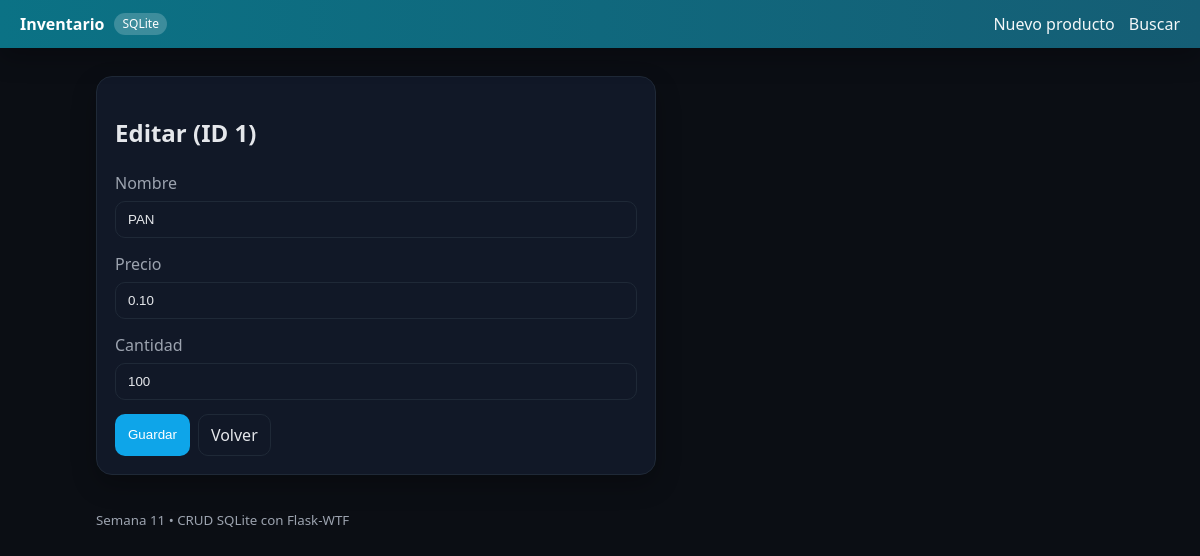
Screenshot of /editar/1/ with the database file from the repository.
### tables this page shows
CREATE TABLE productos(
            id INTEGER PRIMARY KEY AUTOINCREMENT,
            nombre TEXT NOT NULL,
            cantidad INTEGER NOT NULL CHECK(cantidad>=0),
            precio REAL NOT NULL CHECK(precio>=0)
        );

### app.py (the view, shortened to what this page needs)
@app.route("/editar/<int:pid>/", methods=["GET", "POST"])
def editar(pid: int):
    with get_conn() as conn:
        row = conn.execute("SELECT * FROM productos WHERE id=?", (pid,)).fetchone()
    if row is None:
        flash("Producto no encontrado.", "warning")
        return redirect(url_for("home"))
    form = ProductoForm()
    if request.method == "GET":
        form.nombre.data = row["nombre"]
        form.precio.data = row["precio"]
        form.cantidad.data = row["cantidad"]
    return render_template("product_form.html", form=form, titulo=f"Editar (ID {pid})")

### app.py
class ProductoForm(FlaskForm):
    nombre   = StringField("Nombre",   validators=[DataRequired(), Length(min=2, max=80)])
    precio   = DecimalField("Precio",  places=2, validators=[DataRequired(), NumberRange(min=0)])
    cantidad = IntegerField("Cantidad", validators=[DataRequired(), NumberRange(min=0)])
    enviar   = SubmitField("Guardar")

### app.py (called while the page is built)
def get_conn():
    conn = sqlite3.connect(DB_PATH)
    conn.row_factory = sqlite3.Row
    return conn

### templates/product_form.html (shortened to what this page needs)
{% extends "base.html" %}
{% block content %}
<section class="card card--form">
  <h2>{{ titulo }}</h2>
  <form method="POST" class="form">
    <div class="field">
      <label>{{ form.nombre.label }}</label>
      {{ form.nombre(class_="input") }}
    </div>
    <div class="field">
      <label>{{ form.precio.label }}</label>
      {{ form.precio(class_="input") }}
    </div>
    <div class="field">
      <label>{{ form.cantidad.label }}</label>
      {{ form.cantidad(class_="input") }}
    </div>
    <div style="display:flex; gap:8px">
      {{ form.enviar(class_="btn btn-primary") }}
      <a class="btn" href="{{ url_for('home') }}">Volver</a>
    </div>
  </form>
</section>
{% endblock %}

### static/styles.css (style rules this page uses)
:root { --bg:#0b0e14; --surface:#111827; --text:#e5e7eb; --muted:#9ca3af; --primary:#0ea5e9; --danger:#ef4444; --border:#1f2937; --shadow:0 10px 24px rgba(0,0,0,.25); }
* { box-sizing:border-box }
body { margin:0; font:16px/1.5 system-ui,Segoe UI,Roboto,Arial; background:var(--bg); color:var(--text) }
.card { background:var(--surface);border:1px solid var(--border);border-radius:16px;padding:18px;box-shadow:var(--shadow);margin-bottom:18px }
.card--form { max-width:560px }
.input { width:100%;padding:10px 12px;border-radius:10px;background:transparent;color:var(--text);border:1px solid var(--border) }
.form { display:grid;gap:14px }
.field label { display:block;margin-bottom:6px;color:var(--muted) }
.btn { display:inline-flex;align-items:center;justify-content:center;padding:8px 12px;border-radius:10px;border:1px solid var(--border); color:var(--text);background:transparent;cursor:pointer;text-decoration:none;transition:.15s }
.btn-primary { background:var(--primary);color:#fff;border-color:transparent }

### rows the page displays
productos: nombre "PAN", precio "0.10", cantidad "100"

### other values shown
{{ titulo }} "Editar (ID 1)"
